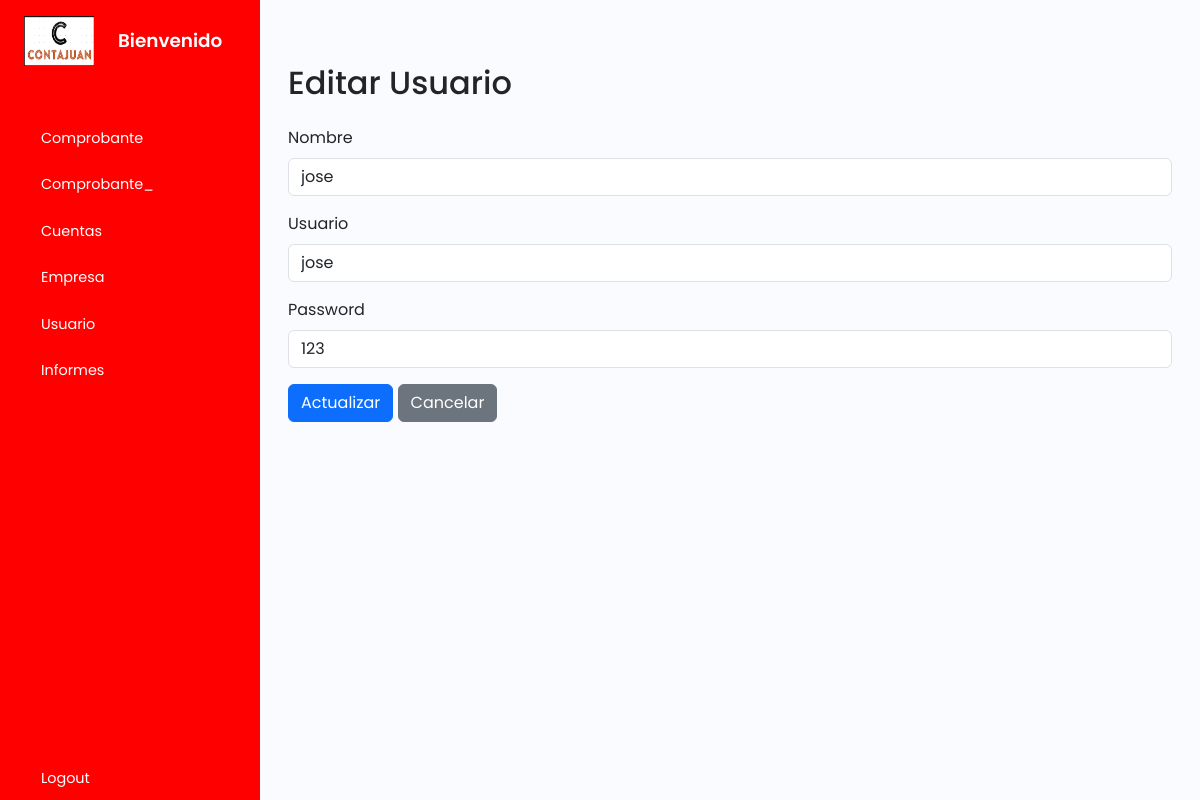
The app's page /tusuario/update.php?id=3 with its own data.
### tables this page shows
CREATE TABLE `tusuario` (
  `idusuario` int(11) NOT NULL,
  `nombre` varchar(50) NOT NULL,
  `usuario` varchar(100) NOT NULL,
  `password` varchar(100) NOT NULL
);

### tusuario/update.php (the view, shortened to what this page needs)
<?php
    include_once("../plantilla/inicio.php");
?>
        <div class="main p-3">
        <div class="container mt-5">
            <h2 class="mb-4">Editar Usuario</h2>
            <?php
            include_once '../cone.php';
            if (isset($_GET['id'])) {
                $idusuario = $_GET['id'];
                $sql = "SELECT * FROM tusuario WHERE idusuario=$idusuario";
                $result = $conn->query($sql);
                if ($result->num_rows > 0) {
                    $row = $result->fetch_assoc();
                } else {
                    echo "<div class='alert alert-warning' role='alert'>No se encontró el registro</div>";
                }
            }
            ?>
            <form method="post" action="update.php">
                <div class="mb-3">
                    <label for="nombre" class="form-label">Nombre</label>
                    <input type="text" class="form-control" id="nombre" name="nombre" value="<?php echo $row['nombre']; ?>" required>
                </div>
                <div class="mb-3">
                    <label for="usuario" class="form-label">Usuario</label>
                    <input type="text" class="form-control" id="usuario" name="usuario" value="<?php echo $row['usuario']; ?>" required>
                </div>
                <div class="mb-3">
                    <label for="password" class="form-label">Password</label>
                    <input type="text" class="form-control" id="password" name="password" value="<?php echo $row['password']; ?>">
                </div>
                <button type="submit" class="btn btn-primary">Actualizar</button>
                <a href="index.php" class="btn btn-secondary">Cancelar</a>
            </form>
        </div>
        </div>
    </div>
    <?php
    include_once("../plantilla/final.php");
?>

### style.css (style rules this page uses)
a { text-decoration: none; }
body { font-family: 'Poppins', sans-serif; }
.main { min-height: 100vh; width: 100%; overflow: hidden; transition: all 0.35s ease-in-out; background-color: #fafbfe; }

### records on screen
tusuario: nombre "jose", usuario "jose", password "123"
